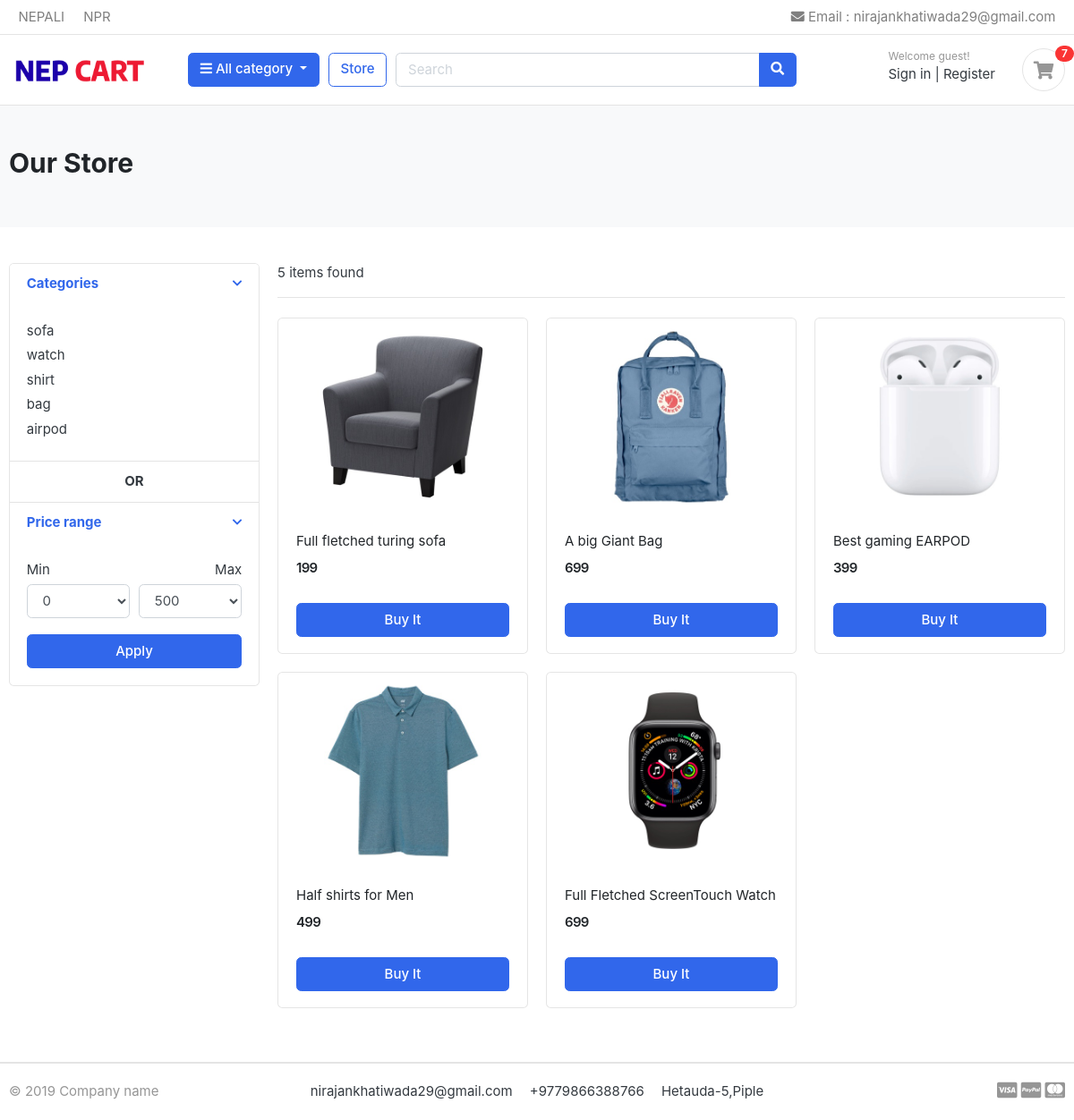
/store/, run on the app's committed database.
### category/models.py (models this page shows, shortened)
class category(models.Model):
    category_name=models.CharField(max_length=50,unique=True,null=False,blank=False)
    slug=models.SlugField(db_index=True,null=False,unique=True,blank=True,editable=False)
    description=models.CharField(max_length=50,blank=True)
    category_image=models.ImageField(upload_to="images/category")
    def __str__(self):
        return self.category_name

### product/models.py (models this page shows, shortened)
class Product(models.Model):
    product_name=models.CharField(max_length=50)
    slug=models.SlugField(max_length=50,blank=True,editable=False)
    description=models.CharField(max_length=250)
    price=models.IntegerField()
    image=models.ImageField(upload_to="product/image")
    stock=models.IntegerField()
    is_available=models.BooleanField()
    catogery=models.ForeignKey(category,on_delete=models.CASCADE,related_name="product")
    created_date=models.DateField(auto_now=True)
    modefied_date=models.DateField(auto_now_add=True)

### store/views.py (the view)
# urls.py: path("store/",include("store.urls")),
def store(request):
    min=request.GET.get('min')
    max=request.GET.get('max')
    if(min and max):
        product=Product.objects.filter(is_available=True,price__lte=max,price__gte=min)
    else:
        product=Product.objects.filter(is_available=True)
    return render(request,"store/store.html",{'data':product,'len_product':len(product),'catogery':category.objects.all()})

### cart/context_processor.py (called while the page is built)
def counter(request):
    print(request.user.is_authenticated)
    if request.user.is_authenticated:
        data=CartItem.objects.filter(user=request.user,is_ordered=False)
    else:
        data=CartItem.objects.filter(cart__cart_id=request.session.session_key)
    quantity=0
    print(data)
    if data:
        for cart in data:
            quantity=quantity+cart.quantity
        return dict(count=quantity)
    else:
        return dict(count=0)

### cart/models.py (called while the page is built)
    def __str__(self):
        return self.product.product_name

### store/templates/store/store.html (shortened to what this page needs)
{%extends "base.html"%}
{%load static%}
{%block content%}
<section class="section-pagetop bg">
	<div class="container">
		<h2 class="title-page">Our Store</h2>
	</div>
		</section>
<section class="section-content padding-y">
	<div class="container">
	<div class="row">
		<aside class="col-md-3">
	<div class="card">
		<article class="filter-group">
			<header class="card-header">
				<a href="#" data-toggle="collapse" data-target="#collapse_1" aria-expanded="true" class="">
					<i class="icon-control fa fa-chevron-down"></i>
					<h6 class="title">Categories</h6>
				</a>
			</header>
			<div class="filter-content collapse show" id="collapse_1" style="">
				<div class="card-body">
					<ul class="list-menu">
					{%for x in  catogery%}
					<li><a href="{%url 'product_by_category' category_slug=x.slug%}">{{x}} </a></li>
					{%endfor%}
				</div>
			</div>
		</article>
		<article class="filter-group">
			<header class="card-header">
					<center><h6 class="title">OR </h6></center>
			</header>
		</article>
		<article class="filter-group">
			<header class="card-header">
				<a href="#" data-toggle="collapse" data-target="#collapse_3" aria-expanded="true" class="">
					<i class="icon-control fa fa-chevron-down"></i>
					<h6 class="title">Price range </h6>
				</a>
			</header>
			<div class="filter-content collapse show" id="collapse_3" style="">
				<div class="card-body">
					<form action="{%url 'store'%}" method="GET">
					<div class="form-row">
					<div class="form-group col-md-6">
					  <label>Min</label>
						  <select  class="mr-2 form-control" name="min">
							<option value="0">0</option>
						</select>
					</div>
					<div class="form-group text-right col-md-6">
					  <label>Max</label>
						  <select class="mr-2 form-control" name="max">
							<option value="50">500</option>
						</select>
					</div>
					</div>
					<button class="btn btn-block btn-primary">Apply</button>
				</form>
				</div>
			</div>
		</article>
	</div>
		</aside>
		<main class="col-md-9">
	<header class="border-bottom mb-4 pb-3">
			<div class="form-inline">
				<span class="mr-md-auto">{{len_product}} items found</span>
			</div>
	</header>
	<div class="row">
		{%for product in data%}
		<div class="col-md-4">
			<figure class="card card-product-grid">
				<div class="img-wrap">
					<img src="{{product.image.url}}">
				</div>
				<figcaption class="info-wrap">
					<div class="fix-height">
						<a href="{%url 'product_detail' category_slug=product.catogery.category_name product_slug=product.slug%}" class="title">{{product.product_name}}</a>
						<div class="price-wrap mt-2">
							<span class="price">{{product.price}}</span>
						</div>
					</div>
					<a href="{%url 'product_detail' category_slug=product.catogery.category_name product_slug=product.slug%}" class="btn btn-block btn-primary">Buy It </a>
				</figcaption>
			</figure>
		</div>
		{%endfor%}
	</div>
		</main>
	</div>
	</div>
	</section>
{% endblock %}

### static/css/ui.css (style rules this page uses)
html { font-family: "Inter", sans-serif; font-size: 15px; }
.img-wrap { text-align: center; display: block; }
.img-wrap img { max-width: 100%; }
.price-wrap { letter-spacing: -0.7px; }
.padding-y { padding-top: 40px; padding-bottom: 40px; }
figure { margin-bottom: 0; }
article:after, .form-group:after { display: block; clear: both; content: ""; }
.bg { background-color: #f8f9fa; }
.title-page { color: #212529; }
[class*=list-] li:after { visibility: hidden; display: block; content: ""; overflow: hidden; height: 0; clear: both; }
.list-menu { list-style: none; margin: 0; padding-left: 0; }
.list-menu li { margin-bottom: 5px; }
.list-menu a { color: #343a40; }
[class*=card-product] a.title { color: #212529; display: block; }
[class*=card-product] .img-wrap { overflow: hidden; position: relative; }
[class*=card-product] .img-wrap img { height: 100%; max-width: 100%; width: auto; display: inline-block; -o-object-fit: cover; object-fit: cover; }
.card-product-grid { margin-bottom: 20px; }
.card-product-grid .img-wrap { border-radius: 0.2rem 0.2rem 0 0; height: 220px; }
.card-product-grid .info-wrap { overflow: hidden; padding: 18px 20px; }
.card-product-grid .fix-height { height: 80px; overflow: hidden; }
.card .img-wrap { overflow: hidden; }
.price { font-weight: 600; color: #212529; }
.icon-control { margin-top: 5px; float: right; font-size: 80%; }
.card-header .title { margin-bottom: 0; line-height: 1.5; }
.filter-group { border-bottom: 1px solid #e4e4e4; }
.filter-group .card-header { border-bottom: 0; }
.filter-group:last-child { border-bottom: 0; }
.section-pagetop { padding: 45px 0; }

### data on the page
category: category_name "sofa"
category: category_name "watch"
category: category_name "shirt"
category: category_name "bag"
category: category_name "airpod"
Product: image (picture), product_name "Full fletched turing sofa", price "199"
Product: image (picture), product_name "A big Giant Bag", price "699"
Product: image (picture), product_name "Best gaming EARPOD", price "399"
Product: image (picture), product_name "Half shirts for Men", price "499"
Product: image (picture), product_name "Full Fletched ScreenTouch Watch", price "699"

### other printed values
{{ count }} "7"
{{ len_product }} "5"
